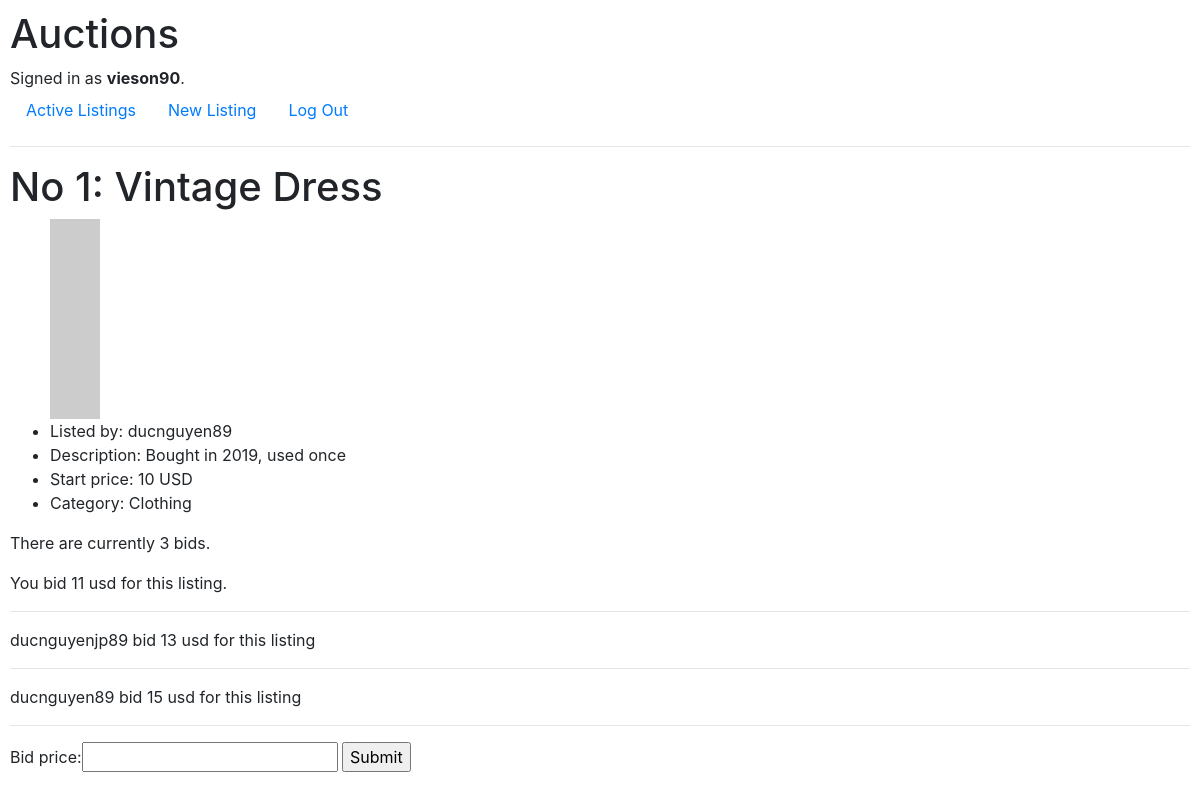
The page /1 (signed in) on the database its author committed.
### auctions/models.py (models this page shows, shortened)
class User(AbstractUser):
    pass

class ListingPage(models.Model):
    user = models.CharField(max_length=64)
    title = models.CharField(max_length=64)
    description = models.CharField(max_length=200)
    startbids = models.IntegerField()
    imageurl = models.URLField(max_length=200)
    category = models.ForeignKey(Categories, blank=True, null=True, on_delete=models.CASCADE, related_name='listingtype')

class Categories(models.Model):
    name = models.CharField(max_length=64)
    def __str__(self):
        return f"{self.name}"

class Biddings(models.Model):
    item_id = models.ForeignKey(ListingPage, on_delete=models.CASCADE, related_name='biddingitem')
    bidder = models.ForeignKey(User, on_delete=models.CASCADE, related_name='bidders')
    bidding = models.IntegerField()

### auctions/views.py (the view)
# urls.py: path("<str:listing_id>", views.listing, name="listing"),
@login_required(login_url='login')
def listing(request, listing_id):
    user = request.user
    listing = ListingPage.objects.get(id=listing_id)
    biddings = Biddings.objects.filter(item_id=listing_id)
    num_of_bids = len(biddings)
    bid_form = NewBidding()
    return render(request, 'auctions/listing.html', {
        "listing": listing,
        "biddings": biddings,
        "user": user,
        "numofbids": num_of_bids,
        "form": bid_form
    })

### auctions/views.py
class NewBidding(forms.Form):
    bid_price = forms.IntegerField()

### auctions/templates/auctions/listing.html (shortened to what this page needs)
{% extends "auctions/layout.html" %}
{% block body %}
    <h1>No {{ listing.id }}: {{ listing.title }}</h1>
    <ul>
        <img src="{{ listing.imageurl }}" alt="item image">
        <li>Listed by: {{ listing.user }}</li>
        <li>Description: {{ listing.description }}</li>
        <li>Start price: {{ listing.startbids }} USD</li>
        <li>Category: {{ listing.category }}</li>
    </ul>
    {% if numofbids > 0 %}
    <p>There are currently {{ numofbids }} bids.</p>
        {% for bidding in biddings %}
            {% if bidding.bidder == user %}
            <p>You bid {{ bidding.bidding }} usd for this listing.</p>
            <hr>
            {% else %}
            <p>{{ bidding.bidder }} bid {{ bidding.bidding }} usd for this listing</p>
            <hr>
            {% endif %}
        {% endfor %}
    {% else %}
    <p>No bidding yet</p>
    {% endif %}
    <form action="{% url 'bidding' listing.id %}" method="post">
        {{ form }}
        <input type="submit">
    </form>
{% endblock %}

### auctions/templates/auctions/layout.html (shortened to what this page needs)
{% load static %}
<!DOCTYPE html>
<html lang="en">
    <head>
        <link rel="stylesheet" href="https://stackpath.bootstrapcdn.com/bootstrap/4.4.1/css/bootstrap.min.css">
        <link href="{% static 'auctions/styles.css' %}" rel="stylesheet">
    </head>
    <body>
        <h1>Auctions</h1>
        <div>
            {% if user.is_authenticated %}
                Signed in as <strong>{{ user.username }}</strong>.
            {% else %}
                Not signed in.
            {% endif %}
        </div>
        <ul class="nav">
            <li class="nav-item">
                <a class="nav-link" href="{% url 'index' %}">Active Listings</a>
            </li>
            {% if user.is_authenticated %}
                <li class="nav-item">
                    <a class="nav-link" href="{% url 'new_listing' %}">New Listing</a>
                </li>
                <li class="nav-item">
                    <a class="nav-link" href="{% url 'logout' %}">Log Out</a>
                </li>
            {% endif %}
        </ul>
        <hr>
        {% block body %}
        {% endblock %}
    </body>
</html>

### auctions/static/auctions/styles.css (style rules this page uses)
body { padding: 10px; }

### rows shown on the page
User: username "vieson90"
ListingPage: id "1", title "Vintage Dress", user "ducnguyen89", description "Bought in 2019, used once", startbids "10", category "Clothing"
Biddings: bidding "11"
Biddings: bidder "ducnguyenjp89", bidding "13"
Biddings: bidder "ducnguyen89", bidding "15"

### other values the page prints
{{ numofbids }} "3"
